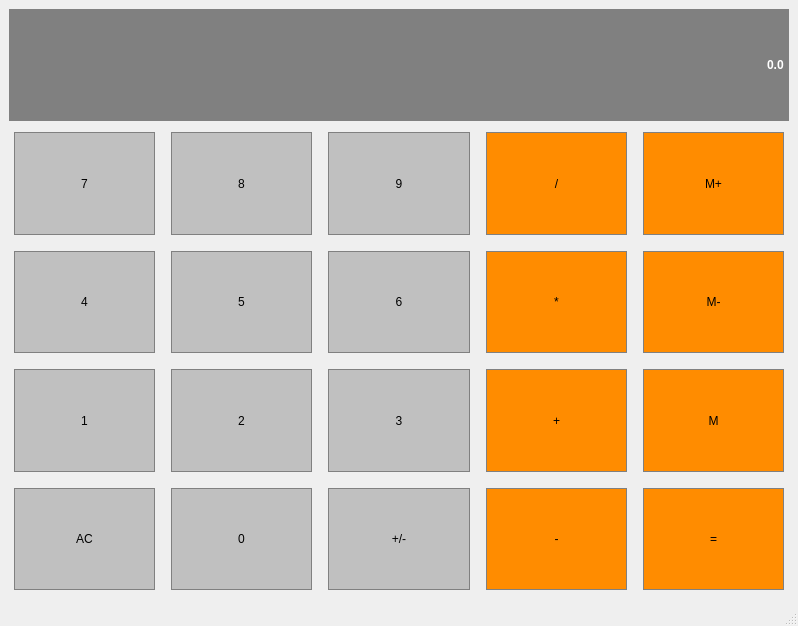
<?xml version="1.0" encoding="UTF-8"?>
<ui version="4.0">
 <class>Calculator</class>
 <widget class="QMainWindow" name="Calculator">
  <property name="geometry">
   <rect>
    <x>0</x>
    <y>0</y>
    <width>798</width>
    <height>626</height>
   </rect>
  </property>
  <property name="windowTitle">
   <string>Calculator</string>
  </property>
  <widget class="QWidget" name="centralwidget">
   <layout class="QGridLayout" name="gridLayout">
    <item row="3" column="2">
     <widget class="QPushButton" name="pushButton_13">
      <property name="sizePolicy">
       <sizepolicy hsizetype="Preferred" vsizetype="Preferred">
        <horstretch>0</horstretch>
        <verstretch>0</verstretch>
       </sizepolicy>
      </property>
      <property name="styleSheet">
       <string notr="true">QPushButton {
	background-color: #C0C0C0;
	border: 1px solid gray;
	margin: 5px;
	padding: 5px;
}

QPushButton:pressed {
	background-color: #A9A9A9;
	border: 1px solid gray;
	padding: 5px;
	margin: 5px;
}</string>
      </property>
      <property name="text">
       <string>3</string>
      </property>
     </widget>
    </item>
    <item row="4" column="3">
     <widget class="QPushButton" name="Subtract">
      <property name="sizePolicy">
       <sizepolicy hsizetype="Preferred" vsizetype="Preferred">
        <horstretch>0</horstretch>
        <verstretch>0</verstretch>
       </sizepolicy>
      </property>
      <property name="styleSheet">
       <string notr="true">QPushButton {
	background-color: #FF8C00;
	border: 1px solid gray;
	margin: 5px;
	padding: 5px;
}

QPushButton:pressed {
	background-color: #A9A9A9;
	border: 1px solid gray;
	padding: 5px;
	margin: 5px;
}</string>
      </property>
      <property name="text">
       <string>-</string>
      </property>
     </widget>
    </item>
    <item row="2" column="3">
     <widget class="QPushButton" name="Multiply">
      <property name="sizePolicy">
       <sizepolicy hsizetype="Preferred" vsizetype="Preferred">
        <horstretch>0</horstretch>
        <verstretch>0</verstretch>
       </sizepolicy>
      </property>
      <property name="styleSheet">
       <string notr="true">QPushButton {
	background-color: #FF8C00;
	border: 1px solid gray;
	margin: 5px;
	padding: 5px;
}

QPushButton:pressed {
	background-color: #A9A9A9;
	border: 1px solid gray;
	padding: 5px;
	margin: 5px;
}</string>
      </property>
      <property name="text">
       <string>*</string>
      </property>
     </widget>
    </item>
    <item row="3" column="0">
     <widget class="QPushButton" name="pushButton_11">
      <property name="sizePolicy">
       <sizepolicy hsizetype="Preferred" vsizetype="Preferred">
        <horstretch>0</horstretch>
        <verstretch>0</verstretch>
       </sizepolicy>
      </property>
      <property name="styleSheet">
       <string notr="true">QPushButton {
	background-color: #C0C0C0;
	border: 1px solid gray;
	margin: 5px;
	padding: 5px;
}

QPushButton:pressed {
	background-color: #A9A9A9;
	border: 1px solid gray;
	padding: 5px;
	margin: 5px;
}</string>
      </property>
      <property name="text">
       <string>1</string>
      </property>
     </widget>
    </item>
    <item row="3" column="3">
     <widget class="QPushButton" name="Add">
      <property name="sizePolicy">
       <sizepolicy hsizetype="Preferred" vsizetype="Preferred">
        <horstretch>0</horstretch>
        <verstretch>0</verstretch>
       </sizepolicy>
      </property>
      <property name="styleSheet">
       <string notr="true">QPushButton {
	background-color: #FF8C00;
	border: 1px solid gray;
	margin: 5px;
	padding: 5px;
}

QPushButton:pressed {
	background-color: #A9A9A9;
	border: 1px solid gray;
	padding: 5px;
	margin: 5px;
}</string>
      </property>
      <property name="text">
       <string>+</string>
      </property>
     </widget>
    </item>
    <item row="2" column="4">
     <widget class="QPushButton" name="MemClear">
      <property name="sizePolicy">
       <sizepolicy hsizetype="Preferred" vsizetype="Preferred">
        <horstretch>0</horstretch>
        <verstretch>0</verstretch>
       </sizepolicy>
      </property>
      <property name="styleSheet">
       <string notr="true">QPushButton {
	background-color: #FF8C00;
	border: 1px solid gray;
	margin: 5px;
	padding: 5px;
}

QPushButton:pressed {
	background-color: #A9A9A9;
	border: 1px solid gray;
	padding: 5px;
	margin: 5px;
}</string>
      </property>
      <property name="text">
       <string>M-</string>
      </property>
     </widget>
    </item>
    <item row="1" column="2">
     <widget class="QPushButton" name="pushButton_3">
      <property name="sizePolicy">
       <sizepolicy hsizetype="Preferred" vsizetype="Preferred">
        <horstretch>0</horstretch>
        <verstretch>0</verstretch>
       </sizepolicy>
      </property>
      <property name="styleSheet">
       <string notr="true">QPushButton {
	background-color: #C0C0C0;
	border: 1px solid gray;
	margin: 5px;
	padding: 5px;
}

QPushButton:pressed {
	background-color: #A9A9A9;
	border: 1px solid gray;
	padding: 5px;
	margin: 5px;
}</string>
      </property>
      <property name="text">
       <string>9</string>
      </property>
     </widget>
    </item>
    <item row="3" column="1">
     <widget class="QPushButton" name="pushButton_12">
      <property name="sizePolicy">
       <sizepolicy hsizetype="Preferred" vsizetype="Preferred">
        <horstretch>0</horstretch>
        <verstretch>0</verstretch>
       </sizepolicy>
      </property>
      <property name="styleSheet">
       <string notr="true">QPushButton {
	background-color: #C0C0C0;
	border: 1px solid gray;
	margin: 5px;
	padding: 5px;
}

QPushButton:pressed {
	background-color: #A9A9A9;
	border: 1px solid gray;
	padding: 5px;
	margin: 5px;
}</string>
      </property>
      <property name="text">
       <string>2</string>
      </property>
     </widget>
    </item>
    <item row="4" column="1">
     <widget class="QPushButton" name="pushButton_17">
      <property name="sizePolicy">
       <sizepolicy hsizetype="Preferred" vsizetype="Preferred">
        <horstretch>0</horstretch>
        <verstretch>0</verstretch>
       </sizepolicy>
      </property>
      <property name="styleSheet">
       <string notr="true">QPushButton {
	background-color: #C0C0C0;
	border: 1px solid gray;
	margin: 5px;
	padding: 5px;
}

QPushButton:pressed {
	background-color: #A9A9A9;
	border: 1px solid gray;
	padding: 5px;
	margin: 5px;
}</string>
      </property>
      <property name="text">
       <string>0</string>
      </property>
     </widget>
    </item>
    <item row="3" column="4">
     <widget class="QPushButton" name="MemGet">
      <property name="sizePolicy">
       <sizepolicy hsizetype="Preferred" vsizetype="Preferred">
        <horstretch>0</horstretch>
        <verstretch>0</verstretch>
       </sizepolicy>
      </property>
      <property name="styleSheet">
       <string notr="true">QPushButton {
	background-color: #FF8C00;
	border: 1px solid gray;
	margin: 5px;
	padding: 5px;
}

QPushButton:pressed {
	background-color: #A9A9A9;
	border: 1px solid gray;
	padding: 5px;
	margin: 5px;
}</string>
      </property>
      <property name="text">
       <string>M</string>
      </property>
     </widget>
    </item>
    <item row="2" column="1">
     <widget class="QPushButton" name="pushButton_7">
      <property name="sizePolicy">
       <sizepolicy hsizetype="Preferred" vsizetype="Preferred">
        <horstretch>0</horstretch>
        <verstretch>0</verstretch>
       </sizepolicy>
      </property>
      <property name="styleSheet">
       <string notr="true">QPushButton {
	background-color: #C0C0C0;
	border: 1px solid gray;
	margin: 5px;
	padding: 5px;
}

QPushButton:pressed {
	background-color: #A9A9A9;
	border: 1px solid gray;
	padding: 5px;
	margin: 5px;
}</string>
      </property>
      <property name="text">
       <string>5</string>
      </property>
     </widget>
    </item>
    <item row="1" column="3">
     <widget class="QPushButton" name="Divide">
      <property name="sizePolicy">
       <sizepolicy hsizetype="Preferred" vsizetype="Preferred">
        <horstretch>0</horstretch>
        <verstretch>0</verstretch>
       </sizepolicy>
      </property>
      <property name="styleSheet">
       <string notr="true">QPushButton {
	background-color: #FF8C00;
	border: 1px solid gray;
	margin: 5px;
	padding: 5px;
}

QPushButton:pressed {
	background-color: #A9A9A9;
	border: 1px solid gray;
	padding: 5px;
	margin: 5px;
}</string>
      </property>
      <property name="text">
       <string>/</string>
      </property>
     </widget>
    </item>
    <item row="2" column="2">
     <widget class="QPushButton" name="pushButton_8">
      <property name="sizePolicy">
       <sizepolicy hsizetype="Preferred" vsizetype="Preferred">
        <horstretch>0</horstretch>
        <verstretch>0</verstretch>
       </sizepolicy>
      </property>
      <property name="styleSheet">
       <string notr="true">QPushButton {
	background-color: #C0C0C0;
	border: 1px solid gray;
	margin: 5px;
	padding: 5px;
}

QPushButton:pressed {
	background-color: #A9A9A9;
	border: 1px solid gray;
	padding: 5px;
	margin: 5px;
}</string>
      </property>
      <property name="text">
       <string>6</string>
      </property>
     </widget>
    </item>
    <item row="4" column="2">
     <widget class="QPushButton" name="ChangeSign">
      <property name="sizePolicy">
       <sizepolicy hsizetype="Preferred" vsizetype="Preferred">
        <horstretch>0</horstretch>
        <verstretch>0</verstretch>
       </sizepolicy>
      </property>
      <property name="styleSheet">
       <string notr="true">QPushButton {
	background-color: #C0C0C0;
	border: 1px solid gray;
	margin: 5px;
	padding: 5px;
}

QPushButton:pressed {
	background-color: #A9A9A9;
	border: 1px solid gray;
	padding: 5px;
	margin: 5px;
}</string>
      </property>
      <property name="text">
       <string>+/-</string>
      </property>
     </widget>
    </item>
    <item row="4" column="0">
     <widget class="QPushButton" name="Clear">
      <property name="sizePolicy">
       <sizepolicy hsizetype="Preferred" vsizetype="Preferred">
        <horstretch>0</horstretch>
        <verstretch>0</verstretch>
       </sizepolicy>
      </property>
      <property name="styleSheet">
       <string notr="true">QPushButton {
	background-color: #C0C0C0;
	border: 1px solid gray;
	margin: 5px;
	padding: 5px;
}

QPushButton:pressed {
	background-color: #A9A9A9;
	border: 1px solid gray;
	padding: 5px;
	margin: 5px;
}</string>
      </property>
      <property name="text">
       <string>AC</string>
      </property>
     </widget>
    </item>
    <item row="1" column="0">
     <widget class="QPushButton" name="pushButton">
      <property name="sizePolicy">
       <sizepolicy hsizetype="Preferred" vsizetype="Preferred">
        <horstretch>0</horstretch>
        <verstretch>0</verstretch>
       </sizepolicy>
      </property>
      <property name="styleSheet">
       <string notr="true">QPushButton {
	background-color: #C0C0C0;
	border: 1px solid gray;
	margin: 5px;
	padding: 5px;
}

QPushButton:pressed {
	background-color: #A9A9A9;
	border: 1px solid gray;
	padding: 5px;
	margin: 5px;
}</string>
      </property>
      <property name="text">
       <string>7</string>
      </property>
     </widget>
    </item>
    <item row="1" column="1">
     <widget class="QPushButton" name="pushButton_2">
      <property name="sizePolicy">
       <sizepolicy hsizetype="Preferred" vsizetype="Preferred">
        <horstretch>0</horstretch>
        <verstretch>0</verstretch>
       </sizepolicy>
      </property>
      <property name="styleSheet">
       <string notr="true">QPushButton {
	background-color: #C0C0C0;
	border: 1px solid gray;
	margin: 5px;
	padding: 5px;
}

QPushButton:pressed {
	background-color: #A9A9A9;
	border: 1px solid gray;
	padding: 5px;
	margin: 5px;
}</string>
      </property>
      <property name="text">
       <string>8</string>
      </property>
     </widget>
    </item>
    <item row="2" column="0">
     <widget class="QPushButton" name="pushButton_6">
      <property name="sizePolicy">
       <sizepolicy hsizetype="Preferred" vsizetype="Preferred">
        <horstretch>0</horstretch>
        <verstretch>0</verstretch>
       </sizepolicy>
      </property>
      <property name="styleSheet">
       <string notr="true">QPushButton {
	background-color: #C0C0C0;
	border: 1px solid gray;
	margin: 5px;
	padding: 5px;
}

QPushButton:pressed {
	background-color: #A9A9A9;
	border: 1px solid gray;
	padding: 5px;
	margin: 5px;
}</string>
      </property>
      <property name="text">
       <string>4</string>
      </property>
     </widget>
    </item>
    <item row="1" column="4">
     <widget class="QPushButton" name="MemAdd">
      <property name="sizePolicy">
       <sizepolicy hsizetype="Preferred" vsizetype="Preferred">
        <horstretch>0</horstretch>
        <verstretch>0</verstretch>
       </sizepolicy>
      </property>
      <property name="styleSheet">
       <string notr="true">QPushButton {
	background-color: #FF8C00;
	border: 1px solid gray;
	margin: 5px;
	padding: 5px;
}

QPushButton:pressed {
	background-color: #A9A9A9;
	border: 1px solid gray;
	padding: 5px;
	margin: 5px;
}</string>
      </property>
      <property name="text">
       <string>M+</string>
      </property>
     </widget>
    </item>
    <item row="4" column="4">
     <widget class="QPushButton" name="Equals">
      <property name="sizePolicy">
       <sizepolicy hsizetype="Preferred" vsizetype="Preferred">
        <horstretch>0</horstretch>
        <verstretch>0</verstretch>
       </sizepolicy>
      </property>
      <property name="styleSheet">
       <string notr="true">QPushButton {
	background-color: #FF8C00;
	border: 1px solid gray;
	margin: 5px;
	padding: 5px;
}

QPushButton:pressed {
	background-color: #A9A9A9;
	border: 1px solid gray;
	padding: 5px;
	margin: 5px;
}</string>
      </property>
      <property name="text">
       <string>=</string>
      </property>
     </widget>
    </item>
    <item row="0" column="0" colspan="5">
     <widget class="QLineEdit" name="Display">
      <property name="sizePolicy">
       <sizepolicy hsizetype="Preferred" vsizetype="Preferred">
        <horstretch>0</horstretch>
        <verstretch>0</verstretch>
       </sizepolicy>
      </property>
      <property name="font">
       <font>
        <weight>75</weight>
        <bold>true</bold>
       </font>
      </property>
      <property name="styleSheet">
       <string notr="true">QLineEdit {
	background-color: gray;
	border: 1px solid gray;
	color: #ffffff
}</string>
      </property>
      <property name="text">
       <string>0.0</string>
      </property>
      <property name="alignment">
       <set>Qt::AlignRight|Qt::AlignTrailing|Qt::AlignVCenter</set>
      </property>
     </widget>
    </item>
   </layout>
  </widget>
  <widget class="QMenuBar" name="menubar">
   <property name="geometry">
    <rect>
     <x>0</x>
     <y>0</y>
     <width>798</width>
     <height>22</height>
    </rect>
   </property>
  </widget>
  <widget class="QStatusBar" name="statusbar"/>
 </widget>
 <resources/>
 <connections/>
</ui>
